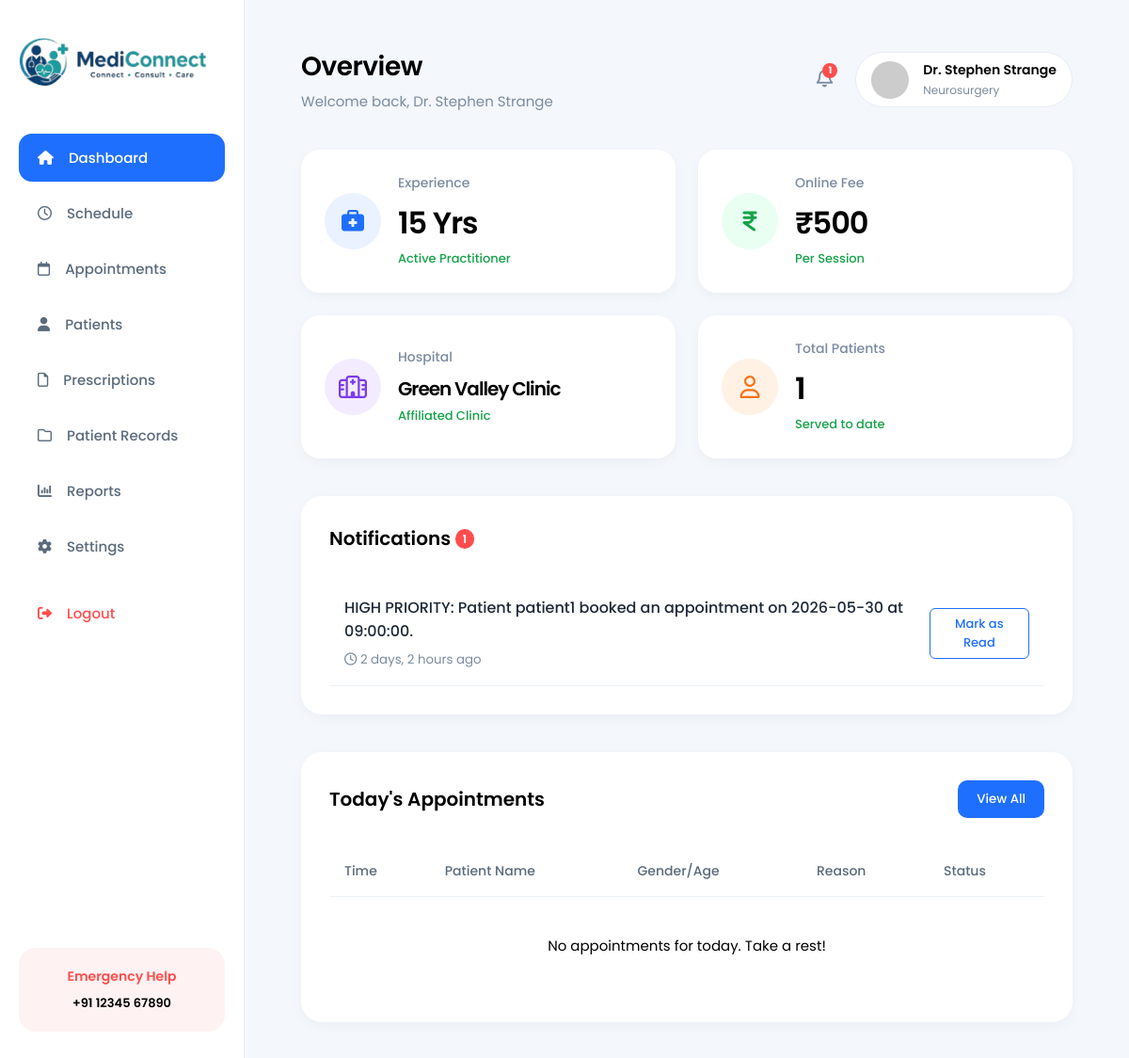
/accounts/doctor/dashboard/ (signed in), run on an earlier commit of the app's database.
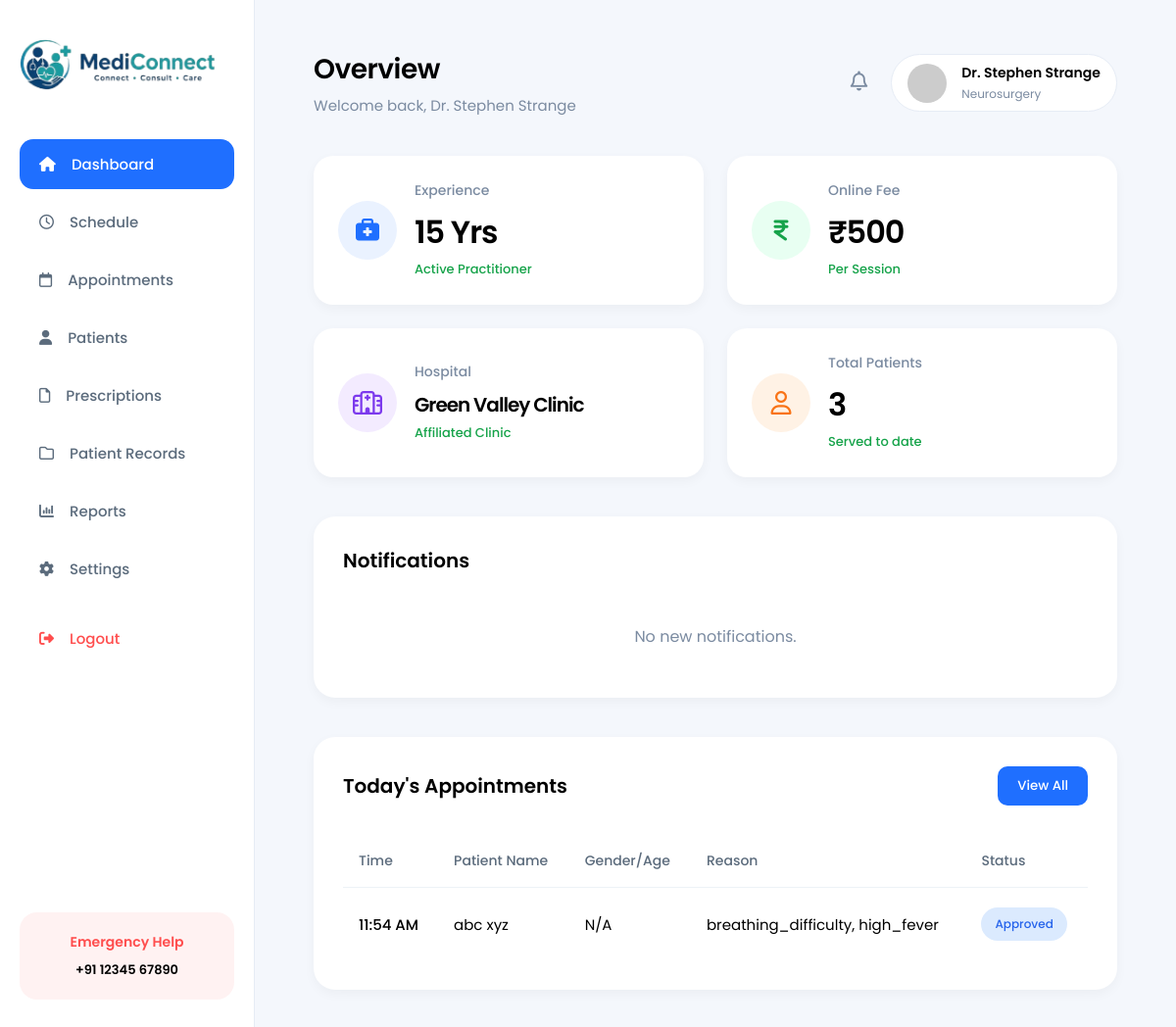
And on a later commit of the database.
### core/models.py (models this page shows, shortened)
class Notification(models.Model):
    user = models.ForeignKey(
        settings.AUTH_USER_MODEL,
        on_delete=models.CASCADE
    )
    message = models.TextField()
    is_read = models.BooleanField(default=False)
    created_at = models.DateTimeField(auto_now_add=True)

### booking/models.py (models this page shows, shortened)
class Appointment(models.Model):
    STATUS_CHOICES = (
        ('PENDING', 'Pending'),
        ('APPROVED', 'Approved'),
        ('COMPLETED', 'Completed'),
        ('CANCELLED', 'Cancelled'),
        ('MISSED', 'Missed'),
        ('RESCHEDULE', 'Reschedule')
    )
    SEVERITY_CHOICES = (
        ('LOW', 'Low'),
        ('MEDIUM', 'Medium'),
        ('HIGH', 'High'),
        ('CRITICAL', 'Critical'),
    )
    CONSULTATION_CHOICES = (
        ('ONLINE', 'Online'),
        ('OFFLINE', 'Offline'),
    )
    patient = models.ForeignKey('accounts.PatientProfile',on_delete=models.CASCADE)
    doctor = models.ForeignKey('accounts.DoctorProfile',on_delete=models.CASCADE)
    hospital = models.ForeignKey('core.Hospital',on_delete=models.CASCADE)
    appointment_date = models.DateField()
    start_time = models.TimeField()
    end_time = models.TimeField()
    consultation_mode = models.CharField(max_length=20,choices=CONSULTATION_CHOICES)
    symptoms = models.TextField(blank=True)
    severity_score = models.IntegerField(default=0)
    severity_level = models.CharField(max_length=20,choices=SEVERITY_CHOICES,default='LOW')
    status = models.CharField(max_length=20,choices=STATUS_CHOICES,default='PENDING')
    fee = models.DecimalField(max_digits=10, decimal_places=2, default=0.00)
    booked_at = models.DateTimeField(auto_now_add=True)
    reminder_sent = models.BooleanField(default=False)

### accounts/models.py (models this page shows, shortened)
class PatientProfile(models.Model):
    user = models.OneToOneField(User, on_delete=models.CASCADE)
    date_of_birth = models.DateField()
    gender = models.CharField(max_length=20, blank=True)
    blood_group = models.CharField(max_length=10, blank=True)
    patient_pic = models.ImageField(upload_to='profiles/patients', blank=True, null=True)
    medical_history = models.TextField(blank=True)
    allergies = models.TextField(blank=True)

class User(AbstractUser):
    ROLE_CHOICES = (
        ('PATIENT', 'Patient'),
        ('DOCTOR', 'Doctor'),
        ('ADMIN', 'Admin'),
    )
    role = models.CharField(max_length=20, choices=ROLE_CHOICES)
    phone = models.CharField(max_length=15, blank=True)

### accounts/views.py (the view, shortened to what this page needs)
# urls.py: path('doctor/dashboard/', views.doctor_dashboard, name='doctor_dashboard'),
@login_required
def doctor_dashboard(request):
    if request.user.role != 'DOCTOR':
        messages.error(request, 'Access denied')
        return redirect('home')
    doctor = DoctorProfile.objects.get(user=request.user)
    from core.models import Notification
    from booking.models import Appointment
    from datetime import date
    today = date.today()
    today_appointments = Appointment.objects.filter(doctor=doctor, appointment_date=today).order_by('start_time')
    total_patients = Appointment.objects.filter(doctor=doctor).values('patient').distinct().count()
    notifications = Notification.objects.filter(user=request.user, is_read=False).order_by('-created_at')
    context = {
        'doctor': doctor,
        'today_appointments': today_appointments,
        'total_patients': total_patients,
        'notifications': notifications,
    }
    return render(request, 'accounts/doctor_dashboard.html', context)

### templates/accounts/doctor_dashboard.html (shortened to what this page needs)
{% load static %}
<!DOCTYPE html>
<html lang="en">
<head>
  <link rel="stylesheet" href="https://cdnjs.cloudflare.com/ajax/libs/font-awesome/6.5.1/css/all.min.css" />
</head>
<body>
  <div class="dashboard-container">
    <aside class="sidebar">
      <a href="{% url 'home' %}" style="text-decoration: none;">
        <div class="logo-container">
          <img src="{% static 'images/logo.png' %}" alt="Logo"
            onerror="this.style.display='none'; this.nextElementSibling.style.display='block';">
        </div>
      </a>
      <ul class="menu">
        <li {% if request.resolver_match.url_name == 'doctor_dashboard' %}class="active"{% endif %}>
          <a href="{% url 'doctor_dashboard' %}">
            <i class="fa-solid fa-house"></i> Dashboard
          </a>
        </li>
        <li {% if request.resolver_match.url_name == 'manage_availability' %}class="active"{% endif %}>
          <a href="{% url 'manage_availability' %}">
            <i class="fa-regular fa-clock"></i> Schedule
          </a>
        </li>
        <li {% if request.resolver_match.url_name == 'doctor_appointments' %}class="active"{% endif %}>
          <a href="{% url 'doctor_appointments' %}">
            <i class="fa-regular fa-calendar"></i> Appointments
          </a>
        </li>
        <li {% if request.resolver_match.url_name == 'doctor_patients' %}class="active"{% endif %}>
          <a href="{% url 'doctor_patients' %}">
            <i class="fa-solid fa-user"></i> Patients
          </a>
        </li>
        <li {% if request.resolver_match.url_name == 'doctor_prescriptions' %}class="active"{% endif %}>
          <a href="{% url 'doctor_prescriptions' %}">
            <i class="fa-regular fa-file"></i> Prescriptions
          </a>
        </li>
        <li {% if request.resolver_match.url_name == 'doctor_records' %}class="active"{% endif %}>
          <a href="{% url 'doctor_records' %}">
            <i class="fa-regular fa-folder"></i> Patient Records
          </a>
        </li>
        <li {% if request.resolver_match.url_name == 'doctor_reports' %}class="active"{% endif %}>
          <a href="{% url 'doctor_reports' %}">
            <i class="fa-solid fa-chart-column"></i> Reports
          </a>
        </li>
        <li {% if request.resolver_match.url_name == 'update_profile' %}class="active"{% endif %}>
          <a href="{% url 'update_profile' %}">
            <i class="fa-solid fa-gear"></i> Settings
          </a>
        </li>
        <li style="margin-top: 20px;">
          <a href="{% url 'logout' %}" style="color: #ff4d4d;">
            <i class="fa-solid fa-right-from-bracket"></i> Logout
          </a>
        </li>
      </ul>
      <div class="emergency-box">
        <h3>Emergency Help</h3>
        <p>+91 12345 67890</p>
      </div>
    </aside>
    <main class="main-content">
      {% block doctor_main %}
        {% include 'accounts/doctor_dashboard_overview.html' %}
      {% endblock %}
    </main>
  </div>
</body>
</html>

### templates/accounts/doctor_dashboard_overview.html (shortened to what the changed rows need)
      <div class="topbar">
        <div>
          <h1>Overview</h1>
        </div>
        <div class="profile">
          <div style="position: relative; display: inline-block;">
            <i class="fa-regular fa-bell" style="font-size: 20px; color: #7b8ba1; cursor: pointer;"></i>
            {% if notifications|length > 0 %}
            <span style="position: absolute; top: -5px; right: -5px; background: #ff4d4d; color: white; width: 16px; height: 16px; border-radius: 50%; font-size: 10px; display: flex; align-items: center; justify-content: center; font-weight: bold;">{{ notifications|length }}</span>
            {% endif %}
          </div>
        </div>
      </div>
      <div class="cards">
        <div class="card">
          <div>
            <h2>{{ doctor.experience_years }} Yrs</h2>
          </div>
        </div>
        <div class="card">
          <div>
            <h2>₹{{ doctor.fees_online }}</h2>
          </div>
        </div>
        <div class="card">
          <div>
            <h2 title="{{ doctor.hospital.name }}" style="font-size: 20px; margin-top: 8px;">
              {{ doctor.hospital.name|truncatechars:20 }}</h2>
          </div>
        </div>
        <div class="card">
          <div>
            <p>Total Patients</p>
            <h2>{{ total_patients }}</h2>
            <span>Served to date</span>
          </div>
        </div>
      </div>
      <div class="table-section" style="margin-bottom: 40px;">
        <div class="table-header">
          <h2>Notifications {% if notifications %}<span style="background: #ff4d4d; color: white; padding: 2px 8px; border-radius: 12px; font-size: 12px; vertical-align: middle;">{{ notifications|length }}</span>{% endif %}</h2>
        </div>
        <ul style="list-style: none; padding: 0;">
          {% for notif in notifications %}
          <li style="padding: 16px; border-bottom: 1px solid #edf2f7; display: flex; justify-content: space-between; align-items: center;">
            <div>
              <p style="margin-bottom: 4px; font-weight: 500; color: #1f2937;">{{ notif.message }}</p>
              <small style="color: #7b8ba1;"><i class="fa-regular fa-clock"></i> {{ notif.created_at|timesince }} ago</small>
            </div>
            <form method="POST">
              <button type="submit" style="background: none; border: 1px solid #1f6fff; color: #1f6fff; padding: 6px 12px; border-radius: 6px; cursor: pointer; transition: 0.2s; font-size: 13px; font-weight: 500;" onmouseover="this.style.background='#1f6fff'; this.style.color='white';" onmouseout="this.style.background='none'; this.style.color='#1f6fff';">Mark as Read</button>
            </form>
          </li>
          {% empty %}
          <li style="padding: 20px; text-align: center; color: #7b8ba1;">
            No new notifications.
          </li>
          {% endfor %}
        </ul>
      </div>
      <div class="table-section">
        <div class="table-header">
          <h2>Today's Appointments</h2>
        </div>
        <table>
          <thead>
            <tr>
              <th>Time</th>
              <th>Patient Name</th>
              <th>Gender/Age</th>
              <th>Reason</th>
              <th>Status</th>
            </tr>
          </thead>
          <tbody>
            {% for appt in today_appointments %}
            <tr>
              <td style="font-weight: 500;">{{ appt.start_time|time:"h:i A" }}</td>
              <td>{{ appt.patient.user.get_full_name|default:appt.patient.user.username }}</td>
              <td style="color: var(--text-muted);">{{ appt.patient.gender|default:"N/A" }}</td>
              <td>{{ appt.symptoms|default:"Checkup" }}</td>
              <td><span class="status {{ appt.status }}">{{ appt.status|title }}</span></td>
            </tr>
            {% empty %}
            <tr>
              <td colspan="5" style="text-align: center; color: var(--text-muted); padding: 40px 0;">
                No appointments for today. Take a rest!
              </td>
            </tr>
            {% endfor %}
          </tbody>
        </table>
      </div>

What changed in the data, as far as the page shows it:
no longer on this page (row edited): Notification: message "HIGH PRIORITY: Patient patient1 booked an appointment on 2026-05-30 at 09:00:00.", created_at "2 days, 2 hours"
added Appointment: start_time "11:54 AM", patient.user.get_full_name "abc xyz", patient.gender "N/A", symptoms "breathing_difficulty, high_fever", status "Approved"
Also different on the page:
{{ total_patients }}: "1" → "3"
{{ notifications|length }}: "1" → (not shown)
text no longer shown: "No appointments for today. Take a rest!"
text now shown: "No new notifications."
